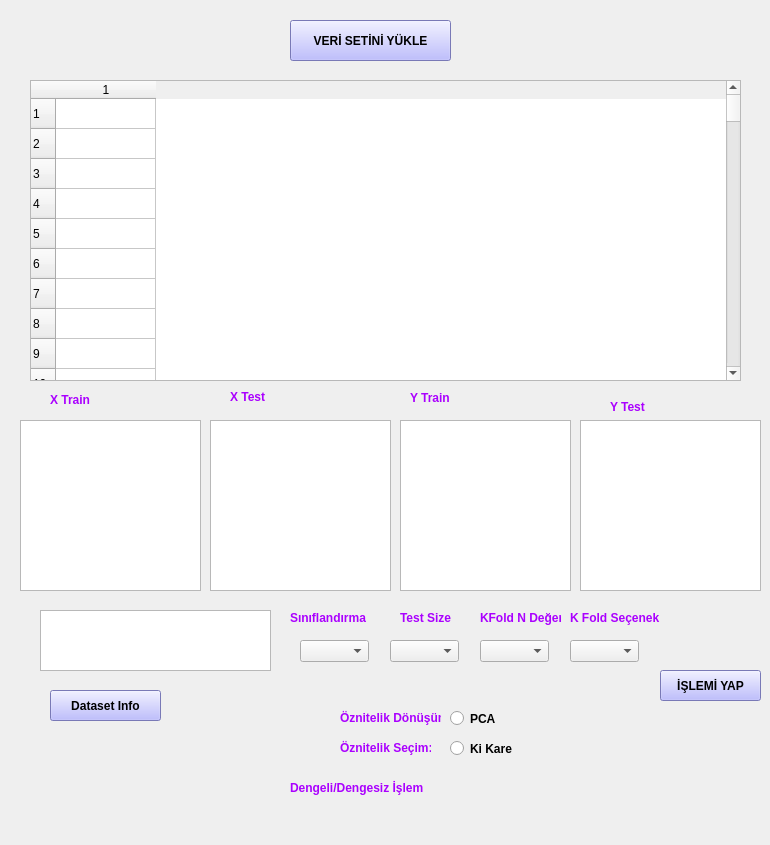
   <widget class="QWidget" name="tab">
    <attribute name="icon">
     <iconset>
      <normaloff>../../../../Computer_Icon_Pack-03-512.png</normaloff>../../../../Computer_Icon_Pack-03-512.png</iconset>
    </attribute>
    <attribute name="title">
     <string>İşlemler</string>
    </attribute>
    <widget class="QLabel" name="label_3">
     <property name="geometry">
      <rect>
       <x>410</x>
       <y>390</y>
       <width>46</width>
       <height>16</height>
      </rect>
     </property>
     <property name="font">
      <font>
       <weight>75</weight>
       <bold>true</bold>
      </font>
     </property>
     <property name="styleSheet">
      <string notr="true">color: rgb(170, 0, 255);</string>
     </property>
     <property name="text">
      <string>Y Train</string>
     </property>
    </widget>
    <widget class="QTextEdit" name="textEdit_2">
     <property name="geometry">
      <rect>
       <x>210</x>
       <y>420</y>
       <width>181</width>
       <height>171</height>
      </rect>
     </property>
    </widget>
    <widget class="QPushButton" name="pushButton">
     <property name="geometry">
      <rect>
       <x>660</x>
       <y>670</y>
       <width>101</width>
       <height>31</height>
      </rect>
     </property>
     <property name="font">
      <font>
       <weight>75</weight>
       <bold>true</bold>
      </font>
     </property>
     <property name="styleSheet">
      <string notr="true">background-color: rgb(170, 170, 255);
color: rgb(0, 0, 0);</string>
     </property>
     <property name="text">
      <string>İŞLEMİ YAP</string>
     </property>
    </widget>
    <widget class="QTableWidget" name="tableWidget">
     <property name="geometry">
      <rect>
       <x>30</x>
       <y>80</y>
       <width>711</width>
       <height>301</height>
      </rect>
     </property>
     <property name="rowCount">
      <number>392</number>
     </property>
     <property name="columnCount">
      <number>1</number>
     </property>
     <row/>
     <row/>
     <row/>
     <row/>
     <row/>
     <row/>
     <row/>
     <row/>
     <row/>
     <row/>
     <row/>
     <row/>
     <row/>
     <row/>
     <row/>
     <row/>
     <row/>
     <row/>
     <row/>
     <row/>
     <row/>
     <row/>
     <row/>
     <row/>
     <row/>
     <row/>
     <row/>
     <row/>
     <row/>
     <row/>
     <row/>
     <row/>
     <row/>
     <row/>
     <row/>
     <row/>
     <row/>
     <row/>
     <row/>
     <row/>
     <row/>
     <row/>
     <row/>
     <row/>
     <row/>
     <row/>
     <row/>
     <row/>
     <row/>
     <row/>
     <row/>
     <row/>
     <row/>
     <row/>
     <row/>
     <row/>
     <row/>
     <row/>
     <row/>
     <row/>
     <row/>
     <row/>
     <row/>
     <row/>
     <row/>
     <row/>
     <row/>
     <row/>
     <row/>
     <row/>
     <row/>
     <row/>
     <row/>
     <row/>
     <row/>
     <row/>
     <row/>
     <row/>
     <row/>
     <row/>
     <row/>
     <row/>
     <row/>
     <row/>
     <row/>
     <row/>
     <row/>
     <row/>
     <row/>
     <row/>
     <row/>
     <row/>
     <row/>
     <row/>
     <row/>
     <row/>
     <row/>
     <row/>
     <row/>
     <row/>
     <row/>
     <row/>
     <row/>
     <row/>
     <row/>
     <row/>
     <row/>
     <row/>
     <row/>
     <row/>
     <row/>
     <row/>
     <row/>
     <row/>
     <row/>
     <row/>
     <row/>
     <row/>
     <row/>
     <row/>
     <row/>
     <row/>
     <row/>
     <row/>
     <row/>
     <row/>
     <row/>
     <row/>
     <row/>
     <row/>
     <row/>
     <row/>
     <row/>
     <row/>
     <row/>
     <row/>
     <row/>
     <row/>
     <row/>
     <row/>
     <row/>
     <row/>
     <row/>
     <row/>
     <row/>
     <row/>
     <row/>
     <row/>
     <row/>
     <row/>
     <row/>
     <row/>
     <row/>
     <row/>
     <row/>
     <row/>
     <row/>
     <row/>
     <row/>
     <row/>
     <row/>
     <row/>
     <row/>
     <row/>
     <row/>
     <row/>
     <row/>
     <row/>
     <row/>
     <row/>
     <row/>
     <row/>
     <row/>
     <row/>
     <row/>
     <row/>
     <row/>
     <row/>
     <row/>
     <row/>
     <row/>
     <row/>
     <row/>
     <row/>
     <row/>
     <row/>
     <row/>
     <row/>
     <row/>
     <row/>
     <row/>
     <row/>
     <row/>
     <row/>
     <row/>
     <row/>
     <row/>
     <row/>
     <row/>
     <row/>
     <row/>
     <row/>
     <row/>
     <row/>
     <row/>
     <row/>
     <row/>
     <row/>
     <row/>
     <row/>
     <row/>
     <row/>
     <row/>
     <row/>
     <row/>
     <row/>
     <row/>
     <row/>
     <row/>
     <row/>
     <row/>
     <row/>
     <row/>
     <row/>
     <row/>
     <row/>
     <row/>
     <row/>
     <row/>
     <row/>
     <row/>
     <row/>
     <row/>
     <row/>
     <row/>
     <row/>
     <row/>
     <row/>
     <row/>
     <row/>
     <row/>
     <row/>
     <row/>
     <row/>
     <row/>
     <row/>
     <row/>
     <row/>
     <row/>
     <row/>
     <row/>
     <row/>
     <row/>
     <row/>
     <row/>
     <row/>
     <row/>
     <row/>
     <row/>
     <row/>
     <row/>
     <row/>
     <row/>
     <row/>
     <row/>
     <row/>
     <row/>
     <row/>
     <row/>
     <row/>
     <row/>
     <row/>
     <row/>
     <row/>
     <row/>
     <row/>
     <row/>
     <row/>
     <row/>
     <row/>
     <row/>
     <row/>
     <row/>
     <row/>
     <row/>
     <row/>
     <row/>
     <row/>
     <row/>
     <row/>
     <row/>
     <row/>
     <row/>
     <row/>
     <row/>
     <row/>
     <row/>
     <row/>
     <row/>
     <row/>
     <row/>
     <row/>
     <row/>
     <row/>
     <row/>
     <row/>
     <row/>
     <row/>
     <row/>
     <row/>
     <row/>
     <row/>
     <row/>
     <row/>
     <row/>
     <row/>
     <row/>
     <row/>
     <row/>
     <row/>
     <row/>
     <row/>
     <row/>
     <row/>
     <row/>
     <row/>
     <row/>
     <row/>
     <row/>
     <row/>
     <row/>
     <row/>
     <row/>
     <row/>
     <row/>
     <row/>
     <row/>
     <row/>
     <row/>
     <row/>
     <row/>
     <row/>
     <row/>
     <row/>
     <row/>
     <row/>
     <row/>
     <row/>
     <row/>
     <row/>
     <row/>
     <row/>
     <row/>
     <row/>
     <row/>
     <row/>
     <row/>
     <row/>
     <row/>
     <row/>
     <row/>
     <row/>
     <row/>
     <row/>
     <row/>
     <row/>
     <row/>
     <row/>
     <row/>
     <row/>
     <row/>
     <row/>
     <row/>
     <row/>
     <row/>
     <row/>
     <row/>
     <row/>
     <row/>
     <row/>
     <row/>
     <row/>
     <row/>
     <row/>
     <row/>
     <row/>
     <row/>
     <row/>
     <row/>
     <row/>
     <row/>
     <row/>
     <column/>
    </widget>
    <widget class="QLabel" name="label_5">
     <property name="geometry">
      <rect>
       <x>610</x>
       <y>400</y>
       <width>46</width>
       <height>13</height>
      </rect>
     </property>
     <property name="font">
      <font>
       <weight>75</weight>
       <bold>true</bold>
      </font>
     </property>
     <property name="styleSheet">
      <string notr="true">color: rgb(170, 0, 255);</string>
     </property>
     <property name="text">
      <string>Y Test</string>
     </property>
    </widget>
    <widget class="QLabel" name="label_2">
     <property name="geometry">
      <rect>
       <x>50</x>
       <y>390</y>
       <width>46</width>
       <height>20</height>
      </rect>
     </property>
     <property name="font">
      <font>
       <weight>75</weight>
       <bold>true</bold>
      </font>
     </property>
     <property name="styleSheet">
      <string notr="true">color: rgb(170, 0, 255);</string>
     </property>
     <property name="text">
      <string>X Train</string>
     </property>
    </widget>
    <widget class="QTextEdit" name="textEdit">
     <property name="geometry">
      <rect>
       <x>20</x>
       <y>420</y>
       <width>181</width>
       <height>171</height>
      </rect>
     </property>
    </widget>
    <widget class="QTextEdit" name="textEdit_4">
     <property name="geometry">
      <rect>
       <x>400</x>
       <y>420</y>
       <width>171</width>
       <height>171</height>
      </rect>
     </property>
    </widget>
    <widget class="QLabel" name="label_4">
     <property name="geometry">
      <rect>
       <x>230</x>
       <y>390</y>
       <width>46</width>
       <height>13</height>
      </rect>
     </property>
     <property name="font">
      <font>
       <weight>75</weight>
       <bold>true</bold>
      </font>
     </property>
     <property name="styleSheet">
      <string notr="true">color: rgb(170, 0, 255);</string>
     </property>
     <property name="text">
      <string>X Test</string>
     </property>
    </widget>
    <widget class="QTextEdit" name="textEdit_3">
     <property name="geometry">
      <rect>
       <x>580</x>
       <y>420</y>
       <width>181</width>
       <height>171</height>
      </rect>
     </property>
    </widget>
    <widget class="QComboBox" name="comboBox">
     <property name="geometry">
      <rect>
       <x>390</x>
       <y>640</y>
       <width>69</width>
       <height>22</height>
      </rect>
     </property>
    </widget>
    <widget class="QLabel" name="label">
     <property name="geometry">
      <rect>
       <x>400</x>
       <y>610</y>
       <width>61</width>
       <height>16</height>
      </rect>
     </property>
     <property name="font">
      <font>
       <weight>75</weight>
       <bold>true</bold>
      </font>
     </property>
     <property name="styleSheet">
      <string notr="true">color: rgb(170, 0, 255);</string>
     </property>
     <property name="text">
      <string>Test Size</string>
     </property>
    </widget>
    <widget class="QTextEdit" name="textEdit_5">
     <property name="geometry">
      <rect>
       <x>40</x>
       <y>610</y>
       <width>231</width>
       <height>61</height>
      </rect>
     </property>
    </widget>
    <widget class="QPushButton" name="pushButton_2">
     <property name="geometry">
      <rect>
       <x>50</x>
       <y>690</y>
       <width>111</width>
       <height>31</height>
      </rect>
     </property>
     <property name="font">
      <font>
       <weight>75</weight>
       <bold>true</bold>
      </font>
     </property>
     <property name="styleSheet">
      <string notr="true">background-color: rgb(170, 170, 255);
color: rgb(0, 0, 0);</string>
     </property>
     <property name="text">
      <string>Dataset Info</string>
     </property>
    </widget>
    <widget class="QRadioButton" name="radioButton">
     <property name="geometry">
      <rect>
       <x>450</x>
       <y>710</y>
       <width>82</width>
       <height>17</height>
      </rect>
     </property>
     <property name="font">
      <font>
       <weight>75</weight>
       <bold>true</bold>
      </font>
     </property>
     <property name="text">
      <string>PCA</string>
     </property>
    </widget>
    <widget class="QRadioButton" name="radioButton_2">
     <property name="geometry">
      <rect>
       <x>450</x>
       <y>740</y>
       <width>82</width>
       <height>17</height>
      </rect>
     </property>
     <property name="font">
      <font>
       <weight>75</weight>
       <bold>true</bold>
      </font>
     </property>
     <property name="text">
      <string>Ki Kare</string>
     </property>
    </widget>
    <widget class="QComboBox" name="comboBox_2">
     <property name="geometry">
      <rect>
       <x>300</x>
       <y>640</y>
       <width>69</width>
       <height>22</height>
      </rect>
     </property>
    </widget>
    <widget class="QLabel" name="label_6">
     <property name="geometry">
      <rect>
       <x>340</x>
       <y>710</y>
       <width>101</width>
       <height>16</height>
      </rect>
     </property>
     <property name="font">
      <font>
       <weight>75</weight>
       <bold>true</bold>
      </font>
     </property>
     <property name="styleSheet">
      <string notr="true">color: rgb(170, 0, 255);</string>
     </property>
     <property name="text">
      <string>Öznitelik Dönüşüm : </string>
     </property>
    </widget>
    <widget class="QLabel" name="label_7">
     <property name="geometry">
      <rect>
       <x>340</x>
       <y>740</y>
       <width>91</width>
       <height>16</height>
      </rect>
     </property>
     <property name="font">
      <font>
       <weight>75</weight>
       <bold>true</bold>
      </font>
     </property>
     <property name="styleSheet">
      <string notr="true">color: rgb(170, 0, 255);</string>
     </property>
     <property name="text">
      <string>Öznitelik Seçim:</string>
     </property>
    </widget>
    <widget class="QComboBox" name="comboBox_5">
     <property name="geometry">
      <rect>
       <x>480</x>
       <y>640</y>
       <width>69</width>
       <height>22</height>
      </rect>
     </property>
    </widget>
    <widget class="QComboBox" name="comboBox_6">
     <property name="geometry">
      <rect>
       <x>570</x>
       <y>640</y>
       <width>69</width>
       <height>22</height>
      </rect>
     </property>
    </widget>
    <widget class="QLabel" name="label_33">
     <property name="geometry">
      <rect>
       <x>110</x>
       <y>820</y>
       <width>551</width>
       <height>16</height>
      </rect>
     </property>
     <property name="font">
      <font>
       <weight>75</weight>
       <bold>true</bold>
      </font>
     </property>
     <property name="styleSheet">
      <string notr="true">color: rgb(170, 0, 255);</string>
     </property>
     <property name="text">
      <string/>
     </property>
    </widget>
    <widget class="QLabel" name="label_34">
     <property name="geometry">
      <rect>
       <x>290</x>
       <y>610</y>
       <width>81</width>
       <height>16</height>
      </rect>
     </property>
     <property name="font">
      <font>
       <weight>75</weight>
       <bold>true</bold>
      </font>
     </property>
     <property name="styleSheet">
      <string notr="true">color: rgb(170, 0, 255);</string>
     </property>
     <property name="text">
      <string>Sınıflandırma</string>
     </property>
    </widget>
    <widget class="QLabel" name="label_35">
     <property name="geometry">
      <rect>
       <x>480</x>
       <y>610</y>
       <width>81</width>
       <height>16</height>
      </rect>
     </property>
     <property name="font">
      <font>
       <weight>75</weight>
       <bold>true</bold>
      </font>
     </property>
     <property name="styleSheet">
      <string notr="true">color: rgb(170, 0, 255);</string>
     </property>
     <property name="text">
      <string>KFold N Değeri</string>
     </property>
    </widget>
    <widget class="QLabel" name="label_36">
     <property name="geometry">
      <rect>
       <x>570</x>
       <y>620</y>
       <width>46</width>
       <height>13</height>
      </rect>
     </property>
     <property name="text">
      <string/>
     </property>
    </widget>
    <widget class="QLabel" name="label_37">
     <property name="geometry">
      <rect>
       <x>570</x>
       <y>610</y>
       <width>91</width>
       <height>16</height>
      </rect>
     </property>
     <property name="font">
      <font>
       <weight>75</weight>
       <bold>true</bold>
      </font>
     </property>
     <property name="styleSheet">
      <string notr="true">color: rgb(170, 0, 255);</string>
     </property>
     <property name="text">
      <string>K Fold Seçenek</string>
     </property>
    </widget>
    <widget class="QPushButton" name="pushButton_3">
     <property name="geometry">
      <rect>
       <x>290</x>
       <y>20</y>
       <width>161</width>
       <height>41</height>
      </rect>
     </property>
     <property name="font">
      <font>
       <weight>75</weight>
       <bold>true</bold>
      </font>
     </property>
     <property name="styleSheet">
      <string notr="true">background-color: rgb(170, 170, 255);
color: rgb(0, 0, 0);</string>
     </property>
     <property name="text">
      <string>VERİ SETİNİ YÜKLE</string>
     </property>
    </widget>
    <widget class="QLabel" name="label_16">
     <property name="geometry">
      <rect>
       <x>290</x>
       <y>780</y>
       <width>151</width>
       <height>16</height>
      </rect>
     </property>
     <property name="font">
      <font>
       <weight>75</weight>
       <bold>true</bold>
      </font>
     </property>
     <property name="styleSheet">
      <string notr="true">color: rgb(170, 0, 255);</string>
     </property>
     <property name="text">
      <string>Dengeli/Dengesiz İşlem</string>
     </property>
    </widget>
    <widget class="QLabel" name="label_23">
     <property name="geometry">
      <rect>
       <x>300</x>
       <y>680</y>
       <width>301</width>
       <height>16</height>
      </rect>
     </property>
     <property name="font">
      <font>
       <weight>75</weight>
       <bold>true</bold>
      </font>
     </property>
     <property name="text">
      <string/>
     </property>
    </widget>
    <widget class="QLabel" name="label_25">
     <property name="geometry">
      <rect>
       <x>520</x>
       <y>710</y>
       <width>61</width>
       <height>16</height>
      </rect>
     </property>
     <property name="font">
      <font>
       <weight>75</weight>
       <bold>true</bold>
      </font>
     </property>
     <property name="text">
      <string/>
     </property>
    </widget>
    <widget class="QLabel" name="label_26">
     <property name="geometry">
      <rect>
       <x>580</x>
       <y>710</y>
       <width>61</width>
       <height>16</height>
      </rect>
     </property>
     <property name="font">
      <font>
       <weight>75</weight>
       <bold>true</bold>
      </font>
     </property>
     <property name="text">
      <string/>
     </property>
    </widget>
    <widget class="QLabel" name="label_27">
     <property name="geometry">
      <rect>
       <x>520</x>
       <y>740</y>
       <width>61</width>
       <height>16</height>
      </rect>
     </property>
     <property name="font">
      <font>
       <weight>75</weight>
       <bold>true</bold>
      </font>
     </property>
     <property name="text">
      <string/>
     </property>
    </widget>
    <widget class="QLabel" name="label_28">
     <property name="geometry">
      <rect>
       <x>580</x>
       <y>740</y>
       <width>61</width>
       <height>16</height>
      </rect>
     </property>
     <property name="font">
      <font>
       <weight>75</weight>
       <bold>true</bold>
      </font>
     </property>
     <property name="text">
      <string/>
     </property>
    </widget>
   </widget>
